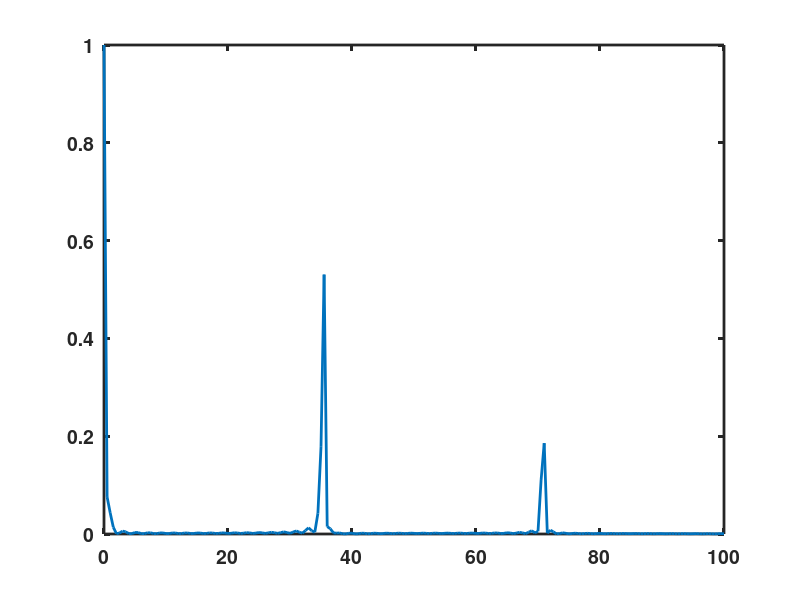

MATLAB code to generate this figure:
% Figure_6_12.m
%
% Firing rate model for two populations, one excitatory and one inhibitory,
% coupled to produce a PING oscillator with a firing-rate model.
%
% The code calculates the oscillation frequency using two methods, one via
% a Fourier transform. 
%
% This code was used to generate Figure 6.12 of the textbook
% An Introductory Course in Computational Neuroscience
% [redacted]
%
%%%%%%%%%%%%%%%%%%%%%%%%%%%%%%%%%%%%%%%%%%%%%%%%%%%%%%%%%%%%%%%%%%%%%%%%%%%

clear;

%% Set up the simulation parameters
dt = 0.0001;                 % Time step to use
tmax = 1.5;                   % Maximum time for simulation
tvec = dt:dt:tmax;           % Vector of time points
Nt = length(tvec);           % Number of time points
N_Units = 2;
Ntrials = 1;               % Number of different simulation trials
stim_noise_on_flag = 0;      % If "1" then noise is in the stimulus
V_noise_on_flag = 0;         % If "1" then additional noise in each unit

%% Parameters for firing-rate response curve which is the model by
%  FS Chance and LF Abbott, Prog Brain Res 149:147-155, 2005
%  The model approximates well the output of a leaky integrate-and-fire
%  (LIF) neuron given its steady state voltage. So LIF parameters are
%  needed.
delta_V = 0.030;            % Threshold voltage minus reset voltage
% The parameters a and sigma_V both set the curvature of firing rate curve.
% sigma_V should be the standard deviation of voltage noise and then gets
% scaled (inversely) by a. Here sigma_V does not actually add noise
% fluctuations unless the flag V_noise_on_flag is set to 1.
a = 1;
sigma_V = 0.001;
Vth = -0.050;               % Threshold voltage (V)
E_L = -0.070;               % Leak voltage (V)
g_L = 0.05;                 % Leak conductance (nS)
E_I = -0.065;               % Inhibitory synapse reversal potential (V)
tau = 0.003;                % Time constant for firing-rate to change

if ( V_noise_on_flag )
    V_Noise = sigma_V;
else
    V_Noise = 0;                % Set voltage noise to zero
end

g_stim = 1;

W_vary = 0;
%% Parameters that vary across conditions are given in vectors, with each
%  element of the vector to be used on one corresponding trial.
%  First trial is depression only.
%  Second trial is facilitation only.
%  Third trial has both facilitation and depression.


%% Synaptic response parameters

alpha0 = 0.5;           % Baseline postsynaptic amplitude.
Wee0 = 25;              % Strength of E-to-E synaptic feedback.
Wei0 = 25;              % Strength of E-to-I synaptic feedback.
Wie0 = 400;             % Strength of I-to-E synaptic feedback.
Wii = 0;                % Strength of I-to-I synaptic feedback.
f_f = 0;                % Facilitation factor (0 means no facilitation)
p0 = 0.1;               % Baseline vesicle release probability.

W_ex_vec = [0.5:0.5:20];

W_in_vec = ones(size(W_ex_vec));

% Time constant for synaptic depression, zero means no depression
tau_d = 0.1;

tau_sE = 0.002;                 % Synaptic time constant for E-feedback
tau_sI = 0.005;                 % Synaptic time constant for I-feedback
tau_f = 0.3;                    % Facilitation time constant

%% Stimulus properties that vary per trial

t_on = dt;                          % Time of stimulus onset
if ( W_vary )
    stim_amp_vec = 0.1*ones(size(W_ex_vec));
else
    stim_amp_vec = [0.1];   % Mean stimulus amplitude
end
stim_length = tmax-t_on;            % Duration of stimulus

if ( stim_noise_on_flag )           % If the stimulus is noisy
    stim_noise_amp = 0.005;         % Amplitude of stimulus noise
else
    stim_noise_amp = 0;             % Otherwise set to zero
end

% Because the stimulus noise scales to large values with small dt, it is
% computationally safer to keep the noise timescale fixed at a larger value
% than dt.
noise_time_scale = 0.005;           % 5ms is smaller than most cellular timescales
% noise_bin is the number of time steps in the noise timescale, for which
% the noise input will be identical
noise_bin = round(noise_time_scale/dt);

% N_noise_bins is number of distinct noise values
N_noise_bins = ceil(stim_length/noise_time_scale);

%% Set up the plotting parameters
plot_all = 0;               % Set to 1 to plot each simulation
set(0,'DefaultLineLineWidth',2,...
    'DefaultLineMarkerSize',8, ...
    'DefaultAxesLineWidth',2, ...
    'DefaultAxesFontSize',14,...
    'DefaultAxesFontWeight','Bold');
% LineStyle_vec is to allow different linestyles within a loop
% Note { } is used for a vector of character strings
LineStyle_vec = {'-', '--', ':'};

%% Set up variables to record results
% Nparameters is the number of different parameter sets where each
% parameter set here contains one value for the difference in stimulus
% amplitudes that corresponds to coherence.
if ( W_vary )
    Nparameters = length(W_ex_vec);
else
    Nparameters = length(stim_amp_vec);
end

mean_f = zeros(1,Nparameters);
Num_cycles = zeros(1,Nparameters);
r_amp1 = zeros(1,Nparameters);
r_amp2 = zeros(1,Nparameters);
mean_r1 = zeros(1,Nparameters);
mean_r2 = zeros(1,Nparameters);

for parameter = 1:Nparameters           % Loop through stimulus values
    parameter          % Prints to screen to indicate progress
    
    sum_times = 0;          % Initialize for this stimulus set
    sum_sqr_times = 0;      % Initialize for this stimulus set
    % The variable "counts" accumulates the number of times each unit crosses
    % threshold first
    counts = zeros(1,2);    % Initialize to zero for this stimulus set
    if ( W_vary)
        Wee = Wee0*W_ex_vec(parameter);
        Wei = Wei0*W_ex_vec(parameter);
        Wie = Wie0*W_in_vec(parameter);
    else
        Wee = Wee0;
        Wei = Wei0;
        Wie = Wie0;
    end
    Wee_mat = [Wee 0; Wei 0];   % Matrix of E-to-E synaptic strengths
    Wei_mat = [0 Wie; 0 Wii];   % Matrix of E-to-I synaptic strengths
    
    % Set the stimuli such that stim_amp is the mean and the difference
    % (stim_amp1 - stim_amp2) is obtained from stim_diff
    stim_diff = 2*stim_amp_vec(parameter);           % Amplitude difference between 2 stimuli
    % stim_amp1 is amplitude of stimulus to Unit 1
    stim_amp1 = stim_amp_vec(parameter) + 0.5*stim_diff;
    % stim_amp2 is amplitude of stimulus to Unit 2
    stim_amp2 = stim_amp_vec(parameter) - 0.5*stim_diff;
    
    stim = zeros(N_Units, Nt);        % Initialize vector for the stimulus
    % then add stimulus to appropriate time points.
    t_off = t_on + stim_length;         % Time for stimulus offset
    stim(1,round(t_on/dt):round(t_off/dt)) = stim_amp1;
    stim(2,round(t_on/dt):round(t_off/dt)) = stim_amp2;
    
    % Now add noise to the stimulus while it is present
    % Loop through all the separate noise bins
    for bin = 1:N_noise_bins;
        % i_on and i_off indicate the first and last time-points in
        % a bin with fixed noise
        i_on = round(t_on/dt) + (bin-1)*noise_bin+1;
        i_off = min(round(t_on/dt) + bin*noise_bin,Nt);
        % Ensure a separate noise-value is given to each unit but
        % that value is fixed across the set of time-bins within
        % one noise-bin. The value is scaled by the amplitude of
        % noise and inversely by the square-root of the noise-bin
        % size.
        stim(:,i_on:i_off) = stim(:,i_on:i_off) + ...
            stim_noise_amp*randn(2,1)*ones(1,i_off+1-i_on)/sqrt(noise_time_scale);
    end
    
    % Below is the formula for the firing rate response function that will
    % be used in both the steady state curves and the simulation.
    % This is a function of "x" where "x" is the value of the
    % variable (or vector of values) sent to the function.
    r_of_Vss = @(x) (x - Vth)./(tau*delta_V*(1-exp(-a*(x-Vth)/sigma_V)));
    
    % To prevent division by zero when x = Vth, use the limit
    % value:
    r_of_Vss_limit = 1./(tau*delta_V*a/sigma_V);
    
    r = zeros(N_Units,Nt);        % Initialize vector for firing rates
    sE = zeros(N_Units,Nt);       % Initialize vector for synaptic inputs
    sI = zeros(N_Units,Nt);       % Initialize vector for synaptic inputs
    D = ones(N_Units,Nt);         % Initialize vector for depression variable
    F = ones(N_Units,Nt);         % Initialize vector for facilitation variable
    
    % Now produce a vector of stimulus-independent noise for each cell
    V_Noise_vec = V_Noise*randn(N_Units,Nt)*sqrt(tau/dt);
    
    %% Now carry simulate the same model as a function of time
    % In models with multiple variables, each variable is updated using
    % the values of the set of variables on the previous time step
    
    % A while loop is used to exit the trial once threshold is
    % reached
    for i =2:Nt
        
        % Calculate the steady-state membrane potential for a
        % leaky-integrate-and-fire cell based on the excitatory and
        % inhibitory synaptic inputs.
        % Vss is a column vector with one value for each cell.
        % The synaptic inputs are obtained by matrix multiplication
        % using the connectivity matrices Wee_mat and Wei_mat, plus
        % the stimulus input conductance in "stim".
        Vss = (E_L*g_L +E_I*Wei_mat*sI(:,i-1) )./ ...
            (g_L  + Wee_mat*sE(:,i-1) + Wei_mat*sI(:,i-1) +g_stim*stim(:,i));
        
        % Now update the firing rate using the equation
        % dr/dt = -(r + r(Vss) )/tau
        Vss_alt = Vss+V_Noise_vec(:,i);
        for cell = 1:N_Units
            if ( Vss_alt(cell) == Vth )
                r(cell,i) = r(cell,i-1)*(1-dt/tau) + ...
                    dt/tau*r_of_Vss_limit;
            else
                r(cell,i) = r(cell,i-1)*(1-dt/tau) + ...
                    dt/tau*r_of_Vss(Vss_alt(cell));
            end
        end
        % Next update the facilitation variable which depends on firing
        % rate alone, using the equation
        % dF/dt = (1-F)/tau_F + f_f*(1/p0 - F)*r
        % Note that if f_f is zero then F is fixed at 1.
        F(:,i) = F(:,i-1) +  dt/tau_f*(1-F(:,i-1)) + ...
            f_f*(1/p0-F(:,i-1))*dt.*r(:,i-1);
        
        % Next update the depression variable, which depends on both firing
        % rate and the facilitation variable, using the equation
        % dD/dt = (1-D)/tau_D - pr.D.r (where pr = p0.F)
        if ( tau_d > 0 )        % tau_d = 0 ensures D = 1 always
            D(:,i) = D(:,i-1) +(1-D(:,i-1))*dt/tau_d - ...
                p0*F(:,i-1).*D(:,i-1).*r(:,i-1)*dt;
        else
            D(:,i) = 1;     % No impact of depression if D = 1.
        end
        
        % Finally update the synaptic response variable,s, which depends on
        % all of rate, facilitation and depression variables, using the
        % equation
        % ds/dt = -s/tau_s + alpha.pr.r.(1-s)
        % where pr = p0.F and alpha = alpha_0*D
        sE(:,i) = sE(:,i-1)*(1-dt/tau_sE) + ...
            dt*F(:,i-1)*p0.*D(:,i-1)*alpha0.*r(:,i-1) ...
            .*(1-sE(:,i-1));
        % The inhibitory synapti response differs because of the
        % different time constant. Here, the presynaptic properties
        % (F and D) are identical for inhibitory and excitatory
        % synapses.
        sI(:,i) = sI(:,i-1)*(1-dt/tau_sI) + ...
            dt*F(:,i-1)*p0.*D(:,i-1)*alpha0.*r(:,i-1) ...
            .*(1-sI(:,i-1));
    end;        % go to next time point
    
    %% Now plot the results
    if ( plot_all )
        figure(parameter)       % New figure for each stimulus
        clf
        % produce a solid gray rectangle across the region of the stimulus
        %                     fill([t_on t_on t_off t_off],[0 rmax rmax 0],[0.75, 0.75, 0.75], ...
        %                         'EdgeColor','none')
        hold on;        % do not overwrite the gray rectangle
        
        plot(tvec,r(1,:),'k');  % plot firing rate as a function of time
        plot(tvec,r(2,:),'k:');  % plot firing rate as a function of time
        xlabel('Time (sec)')        % Label x-axis on last trial
        ylabel('Rate (Hz)')
        axis([0.5 0.7 0 170])
    end
    %% Calculate oscillation frequency
    t_transient = 0.5;
    N_transient = round(t_transient/dt);
    r_calc1 = r(1,N_transient:end);
    r_calc2 = r(2,N_transient:end);
    N_calc = length(r_calc1);
    
    r_peak1 = max(r_calc1);
    r_min1 = min(r_calc1);
    r_peak2 = max(r_calc2);
    r_min2 = min(r_calc2);
    
    r_mid = (r_peak1+r_min1)/2;
    r_amp1(parameter) = r_peak1-r_min1;
    r_amp2(parameter) = r_peak2-r_min2;
    r_thresh_high = 0.75*r_peak1 + 0.25*r_min1;
    r_thresh_low = 0.25*r_peak1 + 0.75*r_min1;
    
    if ( r_calc1(1) > r_thresh_high )
        in_peak = 1;
    else
        in_peak = 0;
    end
    N_peaks = 0;
    t_cross = [];
    for i = 2:N_calc
        if ( ~in_peak && ( r_calc1(i) > r_thresh_high ) )
            in_peak = 1;
            N_peaks = N_peaks + 1;
            t_cross(N_peaks) = i;
        else
            if ( ( in_peak ) && ( r_calc1(i) < r_thresh_low ) )
                in_peak = 0;
            end
        end
    end
    Num_cycles(parameter) = N_peaks;
    if ( N_peaks > 1 )
        mean_f(parameter) = 1/(dt*(t_cross(N_peaks) - t_cross(1))/(N_peaks - 1));
    end
    mean_r1(parameter) = mean(r_calc1);
    mean_r2(parameter) = mean(r_calc2);
    
end;            % Go to next parameter set and produce a new trial

%% Now produce a power spectrum to find optimal frequency

f_vec = 0:0.5:100;          % Set of frequencies to test
Nf = length(f_vec);         % Number of distinct frequencies
for i = 1:Nf;               % Loop through set of frequencies
    f = f_vec(i);           % Value of frequency to test
    sinvec = sin(2*pi*f*tvec);      % sine function at that frequency
    cosvec = cos(2*pi*f*tvec);      % cosine function at that frequency
    
    % Now take the normalized dot produce of the sine function then the
    % cosine function with the firing rate vector. 
    sin_overlap = mean(sinvec.*r(1,:))/mean(r(1,:));
    cos_overlap = mean(cosvec.*r(1,:))/mean(r(1,:));
    
    % The power spectrum is given by the sum of the squares of the two
    % coefficients (sine coefficient and cosine coefficient). 
    % This essentially works because sin(x)*sin(x) + cos(x)*cos(x) = 1 for
    % all x.
    power(i) = (sin_overlap*sin_overlap + cos_overlap*cos_overlap);
end
figure(99)
plot(f_vec,power)

        

